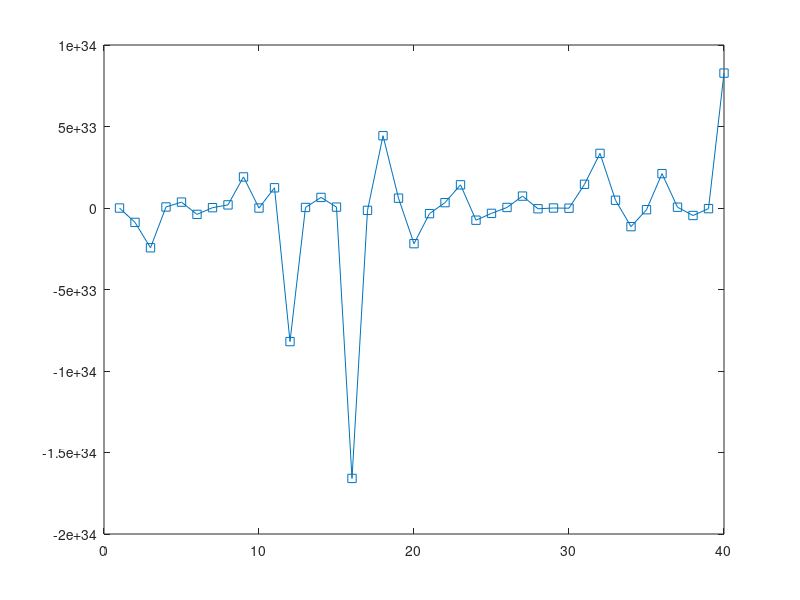

Reproduce this figure in MATLAB.
% For random 3x3 matrices show that DET(AB) = DET(A) * DET(B)
% For random matrices up to 40x40 do the same in a loop

M1 = randn(3,3);
M2 = randn(3,3);
zeroThreshold = 1.0e-5;

equalTest = abs(det(M1 * M2) - (det(M1) * det(M2)));

if (equalTest < zeroThreshold) 
    disp("They are equal")
else
    disp("They are not equal")
end

k = 40;
dets = zeros(k,2);

for idx = 1:k
    matSz = k;
    
    M3 = randn(matSz, matSz);
    M4 = randn(matSz, matSz);

    dets(idx,:) = [det(M3 * M4), (det(M3) * det(M4))];
%     equalTest = abs(det(M3 * M4) - (det(M3) * det(M4)));
%     
%     if (equalTest < zeroThreshold) 
%         fprintf("Size %d, %g They are equal\n", matSz, equalTest);
%     else
%         fprintf("Size %d, %g They are NOT equal\n", matSz, equalTest);
%     end
    
end

plot(dets(:,1) - dets(:,2),'s-');
